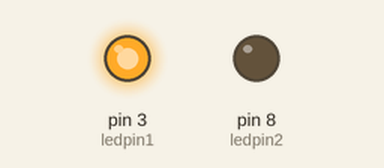
The sketch below on a simulated Arduino Uno, built with avr-gcc and run on an emulated ATmega328P. On the bench: output pins drawn as LEDs (lit = HIGH).

Above: at 0.1 s.
At 7.1 s:
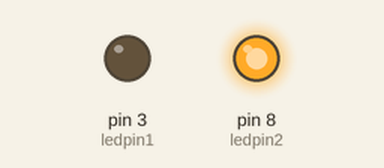
At 14.1 s:
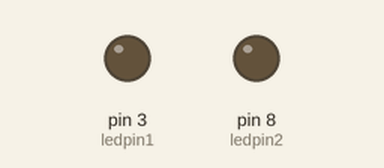
Timing chart, 0 to 15.6 s (numbered marks = the images above):
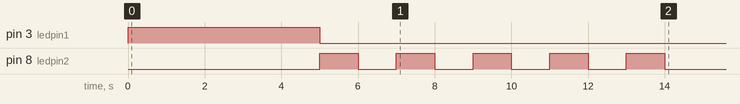

The sketch:

2taled.ino
```cpp
#define ledpin1 3
#define ledpin2 8
int n = 5;
int d = 2;
int i;
void setup() {
  // put your setup code here, to run once:
  Serial.begin(9600);
  pinMode(ledpin1, OUTPUT);
  pinMode(ledpin2, OUTPUT);
  for (i = 0; i < n; i++)
  {
    digitalWrite(ledpin1, HIGH);
    delay(1000);
    digitalWrite(ledpin1, LOW);
  }
  for (i = 0; i < n; i++)
  {
    digitalWrite(ledpin2, HIGH);
    delay(1000);
    digitalWrite(ledpin2, LOW);
    delay(1000);
  }


}

void loop() {
  // put your main code here, to run repeatedly:

}
```
